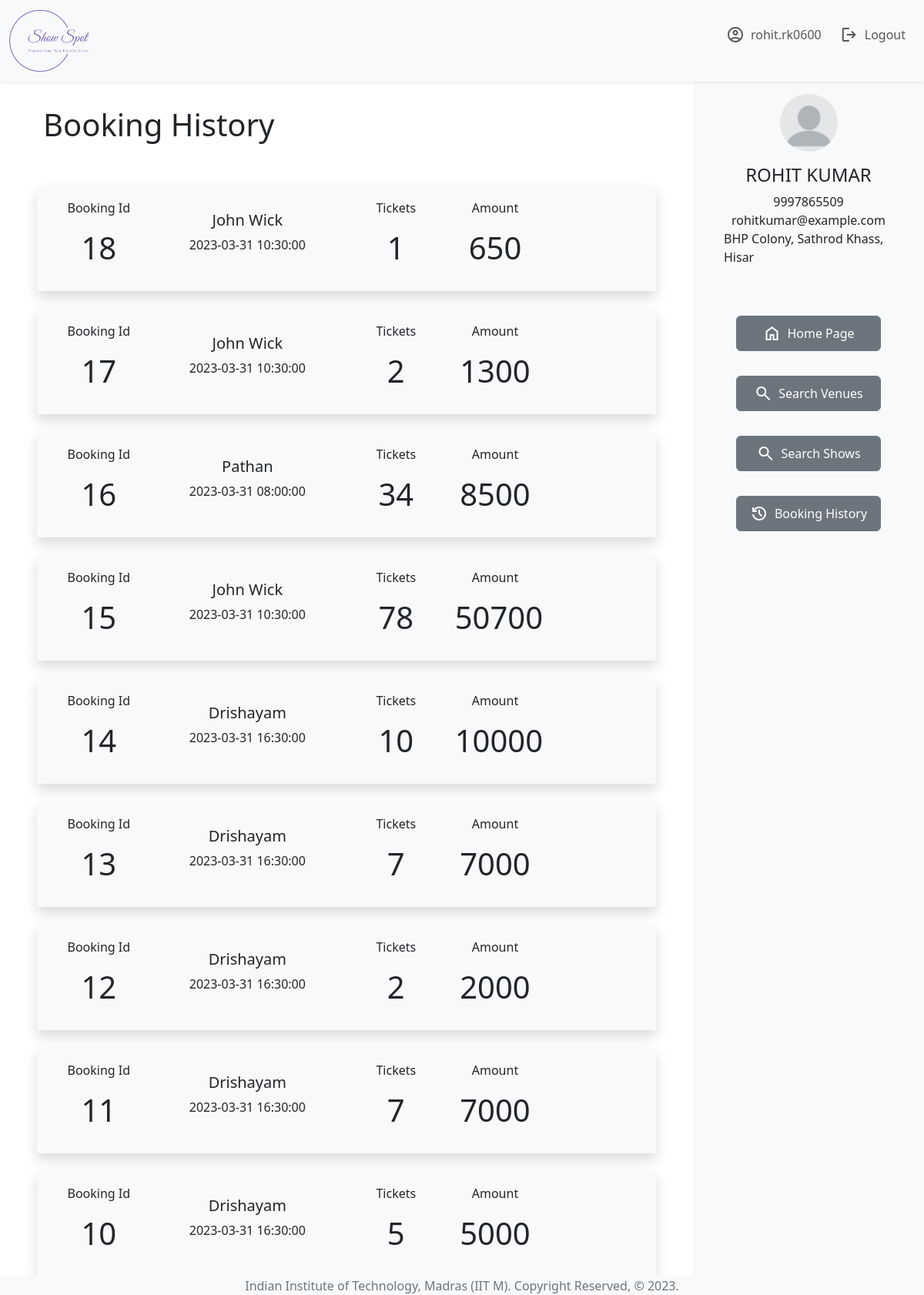
The app's page /booking_history (signed in) with its own data.
### applications/models.py (models this page shows, shortened)
class User(db.Model,UserMixin):
    user_id = db.Column(db.String,primary_key = True,nullable = False, unique = True)
    password = db.Column(db.String,nullable=False)
    name = db.Column(db.String)
    email_id = db.Column(db.String)
    phone_no = db.Column(db.Integer)
    address = db.Column(db.String)
    bookings= db.relationship('Booking',backref='user')

class Booking(db.Model):
    booking_id = db.Column(db.Integer,primary_key = True, nullable=False,unique = True,autoincrement=True)
    user_id = db.Column(db.String,db.ForeignKey('user.user_id'),nullable=False)
    show_id = db.Column(db.Integer,db.ForeignKey('show.show_id'),nullable=False)
    tickets_booked = db.Column(db.Integer,nullable=False)
    price_paid = db.Column(db.Double,nullable=False)

class Show(db.Model):
    show_id = db.Column(db.Integer,primary_key = True, nullable = False, unique = True, autoincrement = True)
    show_name = db.Column(db.String,nullable = False)
    description = db.Column(db.String,nullable = False)
    tags = db.Column(db.String)
    venue_id = db.Column(db.Integer,db.ForeignKey('venue.venue_id'),nullable=False)
    ticket_price = db.Column(db.Double,nullable = False)
    admin_id = db.Column(db.String,db.ForeignKey('admin.user_id'),nullable = False)
    timing = db.Column(db.DateTime, nullable = False)
    rating = db.Column(db.Double,nullable=False)
    rseats = db.Column(db.Integer)
    bookings = db.relationship('Booking',backref='show', cascade='all, delete')

### applications/user_controller.py (the view)
@app.route('/booking_history')
@login_required
def booking_history():
    return render_template('booking_history.html',today=datetime.utcnow())

### applications/login.py (called while the page is built)
@login_manager.user_loader
def load_user(user_id):
    x =  User.query.get(user_id)
    if x==None:
        x = Admin.query.get(user_id)
    return x

### templates/booking_history.html (shortened to what this page needs)
{% extends 'user_base.html' %}
{% block main %}
<div class="container-fluid">
    <div class="m-3 p-3">
        <p class="display-6">Booking History</p>
    </div>
    {% for booking in current_user.bookings | reverse() %}
    <div class="row m-4 p-3 shadow bg-body-tertiary">
        <div class="col-2 d-flex flex-column justify-content-center">
            <p class="text-center">Booking Id</p>
            <p class="display-6 text-center">{{ booking.booking_id }}</p>
        </div>
        <div class="col-4 d-flex flex-column justify-content-center">
            <p class="text-center h5">{{booking.show.show_name}}</p>
            <p class="text-center">{{ booking.show.timing }}</p>
        </div>
        <div class="col-2 d-flex flex-column justify-content-center">
            <p class="text-center">Tickets</p>
            <p class="display-6 text-center">{{ booking.tickets_booked }}</p>
        </div>
        <div class="col-2 d-flex flex-column justify-content-center">
            <p class="text-center">Amount</p>
            <p class="display-6 text-center">{{ booking.price_paid }}</p>
        </div>
    </div>
    {% endfor %}
</div>
{% endblock %}

### templates/user_base.html (shortened to what this page needs)
{% extends 'base.html' %}
{% block head %}
{{ super() }}
{% endblock head %}
{% block navbar_content %}
<a class="nav-link " href={{ url_for('user_home') }}>
    <div class="d-flex justify-content-center">
        <span class="material-symbols-outlined p-1">
        </span>
        <p class="p-1">
            {{ current_user.user_id }}
        </p>
    </div>
</a>
<a class="nav-link justify-content-center" href = {{ url_for('user_logout') }}>
    <div class="d-flex justify-content-center">
        <span class="material-symbols-outlined p-1">
        </span>
        <span class="p-1">Logout</span>
    </div>
</a>
{% endblock navbar_content %}
{% block body%}
<div class="container-fluid">
    <div class="row">
        <div class="col-9 justify-content-center">
            {% block main %}  {% endblock %}
        </div>
        <div class="col-3 justify-content-center bg-body-tertiary">
            <div class='row justify-content-center m-3'>
                <div class="col d-flex flex-column">
                    <img  class='rounded-circle align-self-center ' src = {{ url_for('static',filename='images/blank-profile-picture.png')}} width = 75rem>
                    <span class = 'h4 mt-2 pt-2 align-self-center'>{{ current_user.name | upper }}</span>
                    <span class = 'align-self-center'>{{ current_user.phone_no }}</span>
                    <span class="align-self-center">{{ current_user.email_id }}</span>
                    <address class="align-self-center mb-3 pb-3">{{ current_user.address }}</address>
                </div>
            </div>
            <div class="row justify-content-center m-3">
                <div class="col d-flex flex-column">
                    <a class="btn btn-secondary m-3" href={{ url_for('user_home') }}>
                        <div class="d-flex justify-content-center">
                            <span class="material-symbols-outlined p-1">
                            </span>
                            <span class="p-1">Home Page</span>
                        </div>
                    </a>
                    <a class="btn btn-secondary m-3" href= {{ url_for('search_venues') }}>
                        <div class="d-flex justify-content-center">
                            <span class="material-symbols-outlined p-1">
                            </span>
                            <span class="p-1">Search Venues</span>
                        </div>
                    </a>
                    <a class="btn btn-secondary m-3" href={{ url_for('search_shows') }}>
                        <div class="d-flex justify-content-center">
                            <span class="material-symbols-outlined p-1">
                            </span>
                            <span class="p-1">Search Shows</span>
                        </div>
                    </a>
                    <a class="btn btn-secondary m-3" href={{ url_for('booking_history') }}>
                        <div class="d-flex justify-content-center">
                            <span class="material-symbols-outlined p-1">
                            </span>
                            <span class="p-1">Booking History</span>
                        </div>
                    </a>
                </div>
            </div>
        </div>
    </div>
</div>
{% endblock body %}

### records on screen
User: user_id "rohit.rk0600", name "ROHIT KUMAR", phone_no "9997865509", email_id "rohitkumar@example.com", address "BHP Colony, Sathrod Khass, Hisar"
Booking: booking_id "18", show.show_name "John Wick", show.timing "2023-03-31 10:30:00", tickets_booked "1", price_paid "650"
Booking: booking_id "17", show.show_name "John Wick", show.timing "2023-03-31 10:30:00", tickets_booked "2", price_paid "1300"
Booking: booking_id "16", show.show_name "Pathan", show.timing "2023-03-31 08:00:00", tickets_booked "34", price_paid "8500"
Booking: booking_id "15", show.show_name "John Wick", show.timing "2023-03-31 10:30:00", tickets_booked "78", price_paid "50700"
Booking: booking_id "14", show.show_name "Drishayam", show.timing "2023-03-31 16:30:00", tickets_booked "10", price_paid "10000"
Booking: booking_id "13", show.show_name "Drishayam", show.timing "2023-03-31 16:30:00", tickets_booked "7", price_paid "7000"
Booking: booking_id "12", show.show_name "Drishayam", show.timing "2023-03-31 16:30:00", tickets_booked "2", price_paid "2000"
Booking: booking_id "11", show.show_name "Drishayam", show.timing "2023-03-31 16:30:00", tickets_booked "7", price_paid "7000"
Booking: booking_id "10", show.show_name "Drishayam", show.timing "2023-03-31 16:30:00", tickets_booked "5", price_paid "5000"
